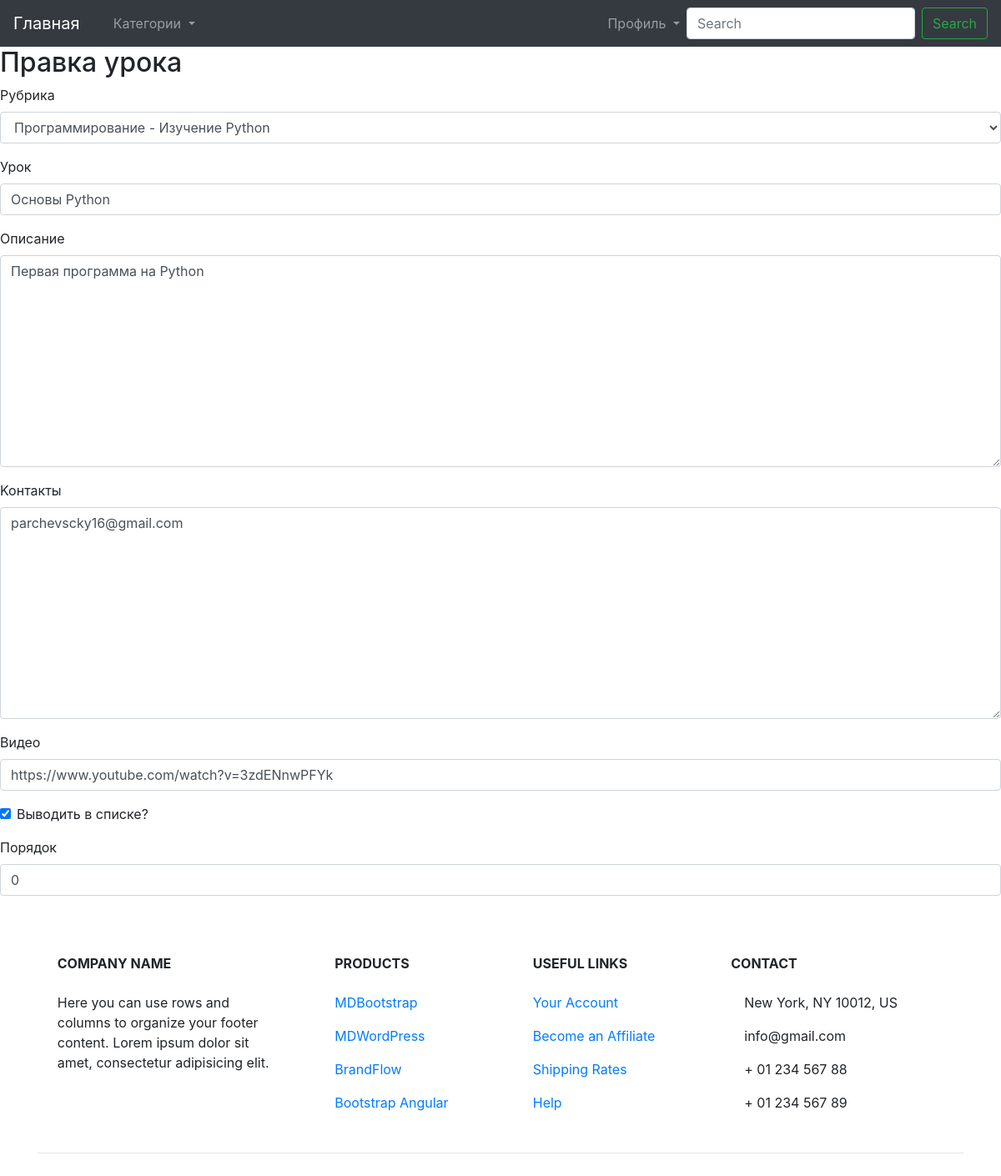
The page /accounts/profile/change/6/ (signed in) on the database its author committed.
### main/models.py (models this page shows, shortened)
class Lesson(models.Model):
    rubric = models.ForeignKey(SubRubric, on_delete=models.PROTECT,
                               verbose_name='Рубрика')
    title = models.CharField(max_length=40, verbose_name='Урок')
    content = models.TextField(verbose_name='Oпиcaниe')
    contacts = models.TextField(verbose_name='Koнтaкты')
    video = models.CharField(max_length=140, verbose_name='Видео',
                             default=None)
    author = models.ForeignKey(AdvUser, on_delete=models.CASCADE,
                               verbose_name='Преподаватель')
    is_active = models.BooleanField(default=True, db_index=True,
                                    verbose_name='Выводить в списке?')
    created_at = models.DateTimeField(auto_now_add=True, db_index=True,
                                      verbose_name='Опубликовано')
    order = models.SmallIntegerField(default=0, db_index=True,
                                     verbose_name='Порядок')
    class Meta:
        verbose_name_plural = 'Уроки'
        verbose_name = 'Урок'
        ordering = ('order', '-created_at')

### main/views.py (the view)
# urls.py: path('accounts/profile/change/<int:pk>/', profile_lesson_change,
@login_required
def profile_lesson_change(request, pk):
    lesson = get_object_or_404(Lesson, pk=pk)
    rubrics = SuperRubric.objects.all()
    if request.method == 'POST':
        form = LessonForm(request.POST, request.FILES, instance=lesson)
        if form.is_valid():
            lesson = form.save()
            formset = AIFormSet(request.POST, request.FILES, instance=lesson)
            if formset.is_valid():
                formset.save()
                messages.add_message(request, messages.SUCCESS,
                                     'Урок исправлен')
                return redirect('profile')
    else:
        form = LessonForm(instance=lesson)
        formset = AIFormSet(instance=lesson)
    context = {'form': form, 'formset': formset,'rubric':rubrics}
    return render(request, 'registration/profile_lesson_change.html', context)

### main/forms.py
class LessonForm(forms.ModelForm):
    class Meta:
        model = Lesson
        fields = '__all__'
        widgets = {'author': forms.HiddenInput}

### main/models.py (called while the page is built)
    def get_queryset(self):
        return super().get_queryset().filter(super_rubric__isnull=True)

    def __str__(self):
        return '%s - %s' % (self.super_rubric.name, self.name)

### main/templates/registration/profile_lesson_change.html (shortened to what this page needs)
{% extends "main.html" %}
{% load bootstrap4 %}
{% block content %}
<h2>Правка урока</h2>
<form method="post" enctype="multipart/form-data">
    {% bootstrap_form form layout='horizontal' %}
</form>
{% endblock %}

### rows shown on the page
Lesson: rubric "Программирование - Изучение Python", title "Основы Python", content "Первая программа на Python", contacts "parchevscky16@gmail.com", video "https://www.youtube.com/watch?v=3zdENnwPFYk", is_active "☑", order "0"
